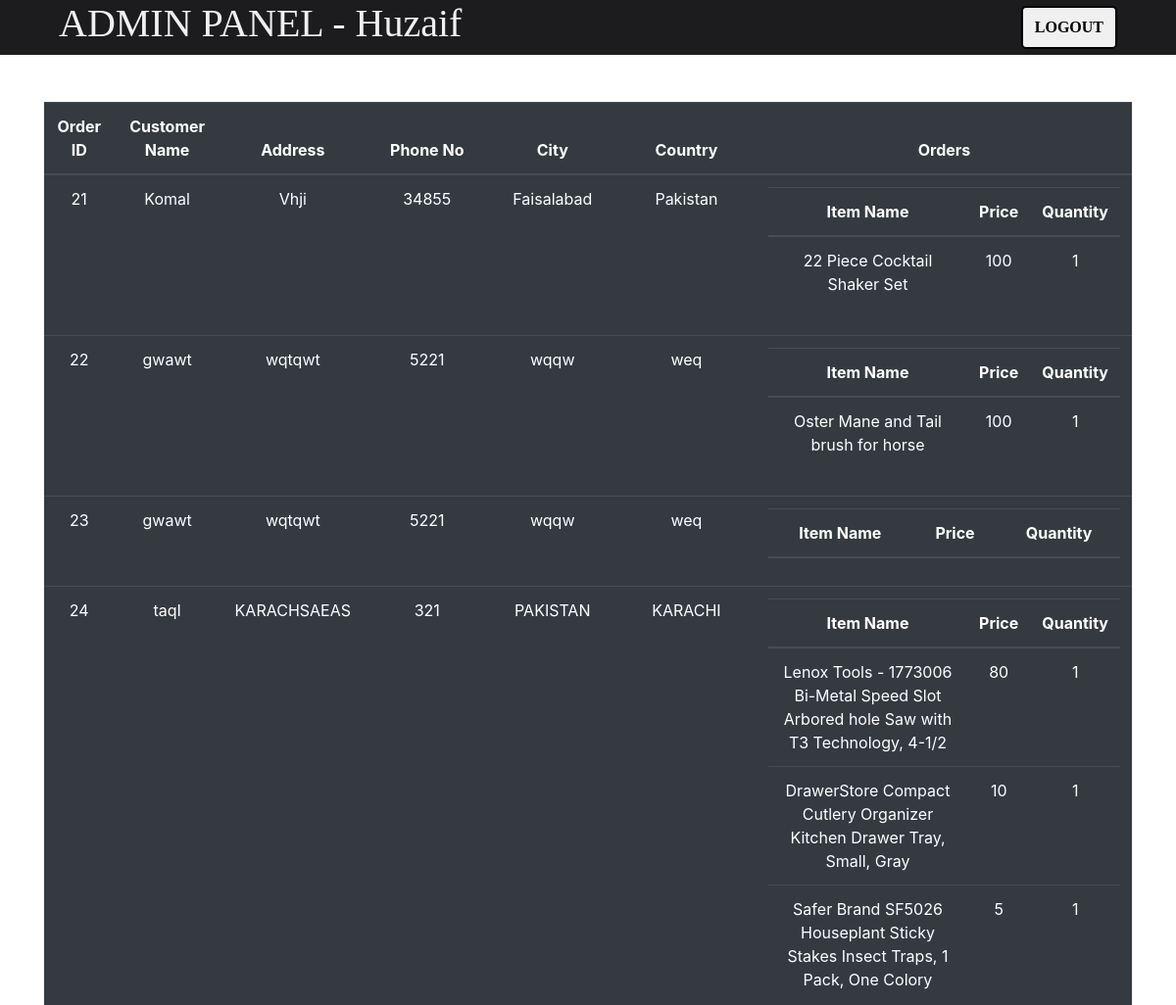
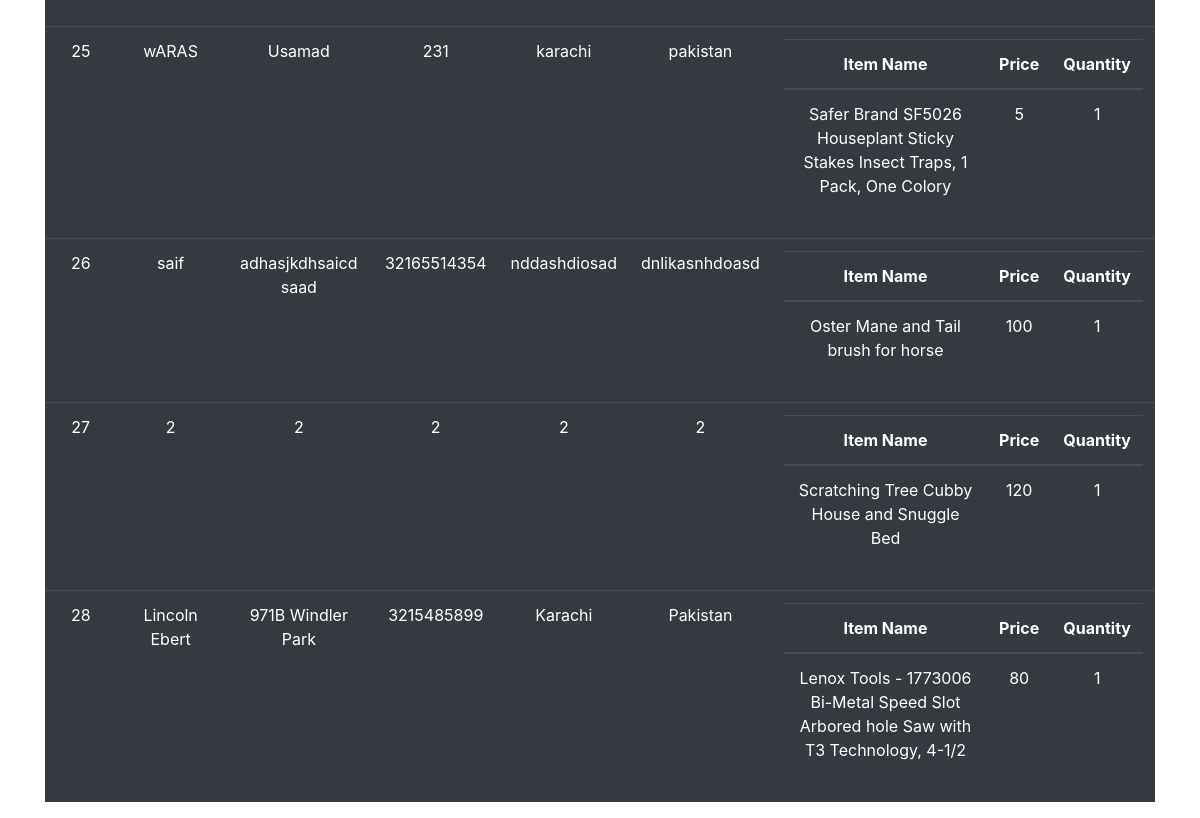
Page /Admin Panel.php (signed in) on the committed database (2 pictures, top to bottom).
### tables this page shows
CREATE TABLE `order_manager` (
  `Order_id` int(100) NOT NULL,
  `full_name` text NOT NULL,
  `address` text NOT NULL,
  `phone_no` bigint(100) NOT NULL,
  `city` text NOT NULL,
  `country` text NOT NULL
);

CREATE TABLE `user_orders` (
  `Order_id` int(100) NOT NULL,
  `Item_Name` varchar(100) NOT NULL,
  `Price` int(100) NOT NULL,
  `Quantity` int(100) NOT NULL
);

### Admin Panel.php (the view, shortened to what this page needs)
<?php $con=mysqli_connect("sql110.epizy.com","epiz_30815988","aorkeWGeCgZp8Fu","epiz_30815988_sempiredb");
?>
<!DOCTYPE html>
<html lang="en">
<head>
    <link rel="stylesheet" href="https://stackpath.bootstrapcdn.com/bootstrap/4.4.1/css/bootstrap.min.css">
</head>
<body>
<div class="header">
    <h1>ADMIN PANEL - <?php echo $_SESSION['AdminLoginId'] ?></h1>
    <form action="<?php echo $_SERVER['PHP_SELF'] ?>" method="POST">
     <button type="submit" name="Logout">LOGOUT</button>
</div>
<div class="container mt-5">
    <div class="row">
        <div class="col-lg-12">
        <table class="table text-center table-dark">
  <thead>
    <tr>
      <th scope="col">Order ID</th>
      <th scope="col">Customer Name</th>
      <th scope="col">Address</th>
      <th scope="col">Phone No</th>
      <th scope="col">City</th>
      <th scope="col">Country</th>
      <th scope="col">Orders</th>
    </tr>
  </thead>
  <tbody>
        <?php
        $query="SELECT * FROM `order_manager`";
        $user_result=mysqli_query($con,$query);
        while($user_fetch=mysqli_fetch_assoc($user_result))
        {
          echo"
            <tr>
            <td>$user_fetch[Order_id]</td>
            <td>$user_fetch[full_name]</td>
            <td>$user_fetch[address]</td>
            <td>$user_fetch[phone_no]</td>
            <td>$user_fetch[city]</td>
            <td>$user_fetch[country]</td>
            <td>
            <table class='table text-center table-dark'>
            <thead>
            <tr>
            <th scope='col'>Item Name</th>
            <th scope='col'>Price</th>
            <th scope='col'>Quantity</th>
          </tr>
        </thead>
        <tbody>
        ";
        $order_query="SELECT * FROM `user_orders` WHERE `Order_id`='$user_fetch[Order_id]'";
        $order_result=mysqli_query($con,$order_query);
        while($order_fetch=mysqli_fetch_assoc($order_result))
        {
          echo"
          <tr>
          <td>$order_fetch[Item_Name]</td>
          <td>$order_fetch[Price]</td>
          <td>$order_fetch[Quantity]</td>
          </tr>
          ";
        }
        echo"
              </tbody>
              </table>
            </td>
          ";
        }
   ?>
  </tbody>
</table>
        </div>
    </div>
</div>
</body>
</html>

### Admin Panel.php (style rules this page uses)
body { margin: 0; }
div.header { color: #f0f0f0; font-family: poppins; display: flex; flex-direction: row; align-items: center; justify-content: space-between; padding: 0 60px; background-color: #1c1c1e; }
div.header button { background-color: #f0f0f0; font-size: 16px; font-weight: 550; padding: 8px 12px; border: 2px solid black; border-radius: 5px; }

### rows in the picture
order_manager: Order_id "21", full_name "Komal", address "Vhji", phone_no "34855", city "Faisalabad", country "Pakistan"
user_orders: Item_Name "22 Piece Cocktail Shaker Set", Price "100", Quantity "1"
order_manager: Order_id "22", full_name "gwawt", address "wqtqwt", phone_no "5221", city "wqqw", country "weq"
user_orders: Item_Name "Oster Mane and Tail brush for horse", Price "100", Quantity "1"
order_manager: Order_id "23", full_name "gwawt", address "wqtqwt", phone_no "5221", city "wqqw", country "weq"
order_manager: Order_id "24", full_name "taqI", address "KARACHSAEAS", phone_no "321", city "PAKISTAN", country "KARACHI"
user_orders: Item_Name "Lenox Tools - 1773006 Bi-Metal Speed Slot Arbored hole Saw with T3 Technology, 4-1/2", Price "80", Quantity "1"
user_orders: Item_Name "DrawerStore Compact Cutlery Organizer Kitchen Drawer Tray, Small, Gray", Price "10", Quantity "1"
user_orders: Item_Name "Safer Brand SF5026 Houseplant Sticky Stakes Insect Traps, 1 Pack, One Colory", Price "5", Quantity "1"
order_manager: Order_id "25", full_name "wARAS", address "Usamad", phone_no "231", city "karachi", country "pakistan"
user_orders: Item_Name "Safer Brand SF5026 Houseplant Sticky Stakes Insect Traps, 1 Pack, One Colory", Price "5", Quantity "1"
order_manager: Order_id "26", full_name "saif", address "adhasjkdhsaicd saad", phone_no "32165514354", city "nddashdiosad", country "dnlikasnhdoasd"
user_orders: Item_Name "Oster Mane and Tail brush for horse", Price "100", Quantity "1"
order_manager: Order_id "27", full_name "2", address "2", phone_no "2", city "2", country "2"
user_orders: Item_Name "Scratching Tree Cubby House and Snuggle Bed", Price "120", Quantity "1"
order_manager: Order_id "28", full_name "Lincoln Ebert", address "971B Windler Park", phone_no "3215485899", city "Karachi", country "Pakistan"
user_orders: Item_Name "Lenox Tools - 1773006 Bi-Metal Speed Slot Arbored hole Saw with T3 Technology, 4-1/2", Price "80", Quantity "1"

### other values in the picture
$_SESSION['AdminLoginId'] "Huzaif"
